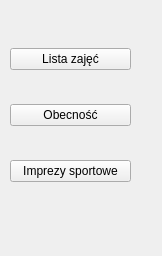
<?xml version="1.0" encoding="UTF-8"?>
<ui version="4.0">
 <class>zajeciapanel</class>
 <widget class="QWidget" name="zajeciapanel">
  <property name="geometry">
   <rect>
    <x>0</x>
    <y>0</y>
    <width>162</width>
    <height>256</height>
   </rect>
  </property>
  <property name="windowTitle">
   <string>Form</string>
  </property>
  <widget class="QWidget" name="layoutWidget">
   <property name="geometry">
    <rect>
     <x>10</x>
     <y>20</y>
     <width>121</width>
     <height>191</height>
    </rect>
   </property>
   <layout class="QVBoxLayout" name="verticalLayout">
    <item>
     <widget class="QPushButton" name="pushButton">
      <property name="text">
       <string>Lista zajęć</string>
      </property>
     </widget>
    </item>
    <item>
     <widget class="QPushButton" name="pushButton_2">
      <property name="text">
       <string>Obecność</string>
      </property>
     </widget>
    </item>
    <item>
     <widget class="QPushButton" name="pushButton_3">
      <property name="text">
       <string>Imprezy sportowe</string>
      </property>
     </widget>
    </item>
   </layout>
  </widget>
 </widget>
 <resources/>
 <connections/>
</ui>
